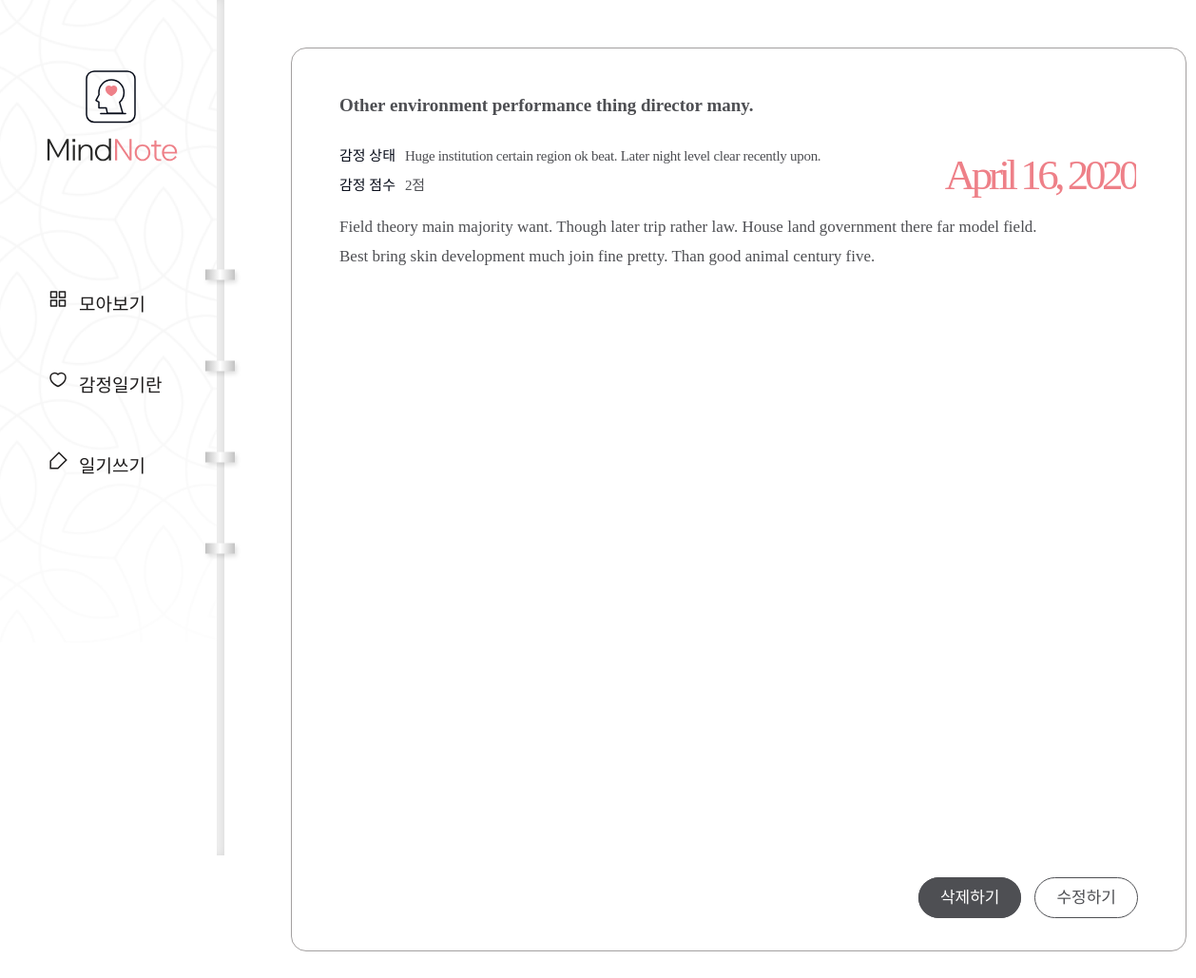
Screenshot of /diary/page/42/ with the database file from the repository.
### diary/models.py (models this page shows, shortened)
class Page(models.Model):
    title = models.CharField(max_length=100, validators=[validate_no_hash])
    content = models.TextField(validators=[validate_no_hash])
    feeling = models.CharField(max_length=80, validators=[validate_no_numbers])
    score = models.IntegerField(validators=[validation_score])
    dt_created = models.DateField(
        verbose_name="Date Created", auto_now_add=False)

### diary/views.py (the view)
class PageDetailView(DetailView):
    model = Page
    template_name = 'diary/page_detail.html'
    pk_url_kwarg = 'page_id'

### diary/templates/diary/page_detail.html
{% extends './base.html' %}
{% load static %}
{% block content %}
<div class="wrap-notetext">
    <div class="notetext">
        <div class="text-box">
            <h2>{{ object.title }}</h2>
            <div class="state">
                <p>감정 상태</p>
                <span>{{ object.feeling }}</span>
            </div>
            <div class="score">
                <p>감정 점수</p>
                <span>{{ object.score }}점</span>
            </div>
            <div class="date">
            <span>{{ object.dt_created }}</span>
            </div>
            <div class="detail">{{ object.content|linebreaksbr }}</div>
            <div class="notetext-btn">
                <ul>
                    <li><a href={% url 'page-delete' object.id %}>삭제하기</a></li>
                    <li><a href={% url 'page-update' object.id %}>수정하기</a></li>
                </ul>
            </div>
        </div>
    </div>
</div>
{% endblock content %}

### diary/static/diary/css/styles.css (style rules this page uses)
h1,h2,h3,p,a,ul,li { margin: 0; padding: 0; font-family: 'NanumSquare'; list-style: none; text-decoration: none; outline: none; }
html { position: relative; min-height: 100%; margin: 0; }
body { margin: 0; padding: 0; -webkit-font-smoothing: antialiased; -moz-osx-font-smoothing: auto; }
.wrap-notetext { padding-left: 236px; padding-top: 50px; padding-bottom: 150px; }
.notetext { margin: 0 70px; }
.text-box { position: relative; width: 840px; height: 100%; min-height: 800px; max-height: 1040px; margin: 0 auto; padding: 49px 50px 100px; border-radius: 16px; border: solid 1px #a3a0a0; background-color: #ffffff; }
.text-box h2 { padding-bottom: 30px; font-family: 'NanumBarunpen'; color: #4e4f53; font-size: 19px; font-weight: bold; }
.text-box .state p { display: inline-block; font-family: 'NanumSquare'; color: #060b18; font-size: 15px; }
.text-box .state span { padding-left: 6px; font-family: 'NanumBarunpen'; color: #4e4f53; font-size: 15px; letter-spacing: -0.29px; }
.text-box .score { padding: 10px 0 20px; }
.text-box .score p { display: inline-block; font-family: 'NanumSquare'; color: #060b18; font-size: 15px; }
.text-box .score span { padding-left: 6px; font-family: 'NanumBarunpen'; color: #4e4f53; font-size: 15px; letter-spacing: -0.29px; }
.text-box .date { overflow: hidden; position: absolute; top: 107px; right: 52px; }
.text-box .date span { float: left; font-family: 'NanumSquare'; color: #ee8088; font-size: 45px; letter-spacing: -4.47px; }
.text-box .detail { overflow-y: scroll; max-height: 800px; font-family: 'NanumBarunpen'; color: #4e4f53; font-size: 17px; line-height: 1.8; }
.text-box .notetext-btn { position: absolute; right: 50px; bottom: 45px; }
.text-box .notetext-btn li { display: inline-block; }
.text-box .notetext-btn li a { padding: 11px 22px; font-family: 'NanumSquare'; color: #fff; font-size: 17px; background-color: #4e4f53; border: solid 1px #4e4f53; border-radius: 22.5px; }
.text-box .notetext-btn li:last-child a { margin-left: 10px; color: #4e4f53; background-color: transparent; }

### rows the page displays
Page: title "Other environment performance thing director many.", feeling "Huge institution certain region ok beat. Later night level clear recently upon.", score "2", dt_created "April 16, 2020", content "Field theory main majority want. Though later trip rather law. House land government there far model field. Best bring skin development much join fine pretty. Than good animal century five."
